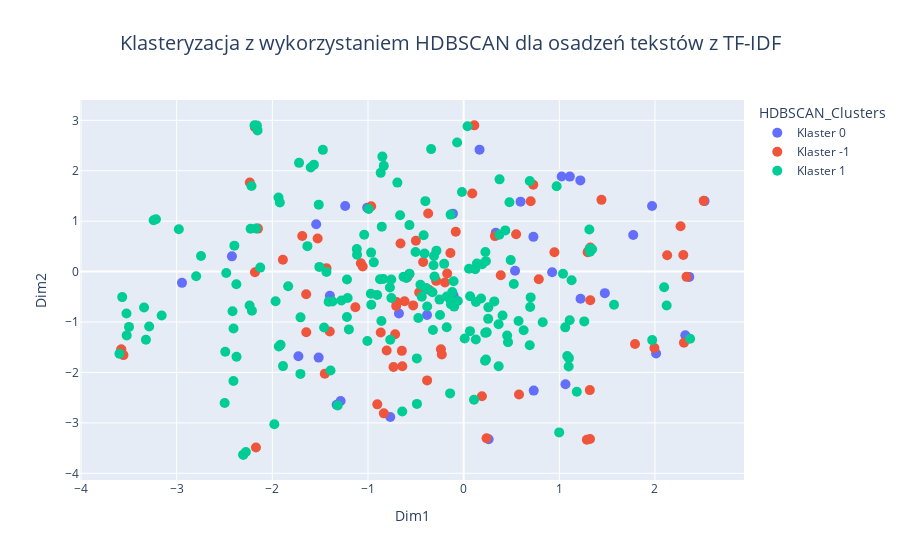

Notebook code for this chart:
### Markdown cell above
# Klasteryzacja

### Code cell
clusterer_hdbscan = hdbscan.HDBSCAN(min_cluster_size=5, min_samples=50)
clusters_hdbscan_tfidf = clusterer_hdbscan.fit_predict(tfidf_matrix.toarray())
tsne_df_tdidf['HDBSCAN_Clusters'] = clusters_hdbscan_tfidf
tsne_df_tdidf['HDBSCAN_Clusters'] = tsne_df_tdidf['HDBSCAN_Clusters'].astype(str)

fig_hdbscan = px.scatter(
    tsne_df_tdidf, x='Dim1', y='Dim2', 
    color='HDBSCAN_Clusters', hover_data=['Text', 'HDBSCAN_Clusters'],
    title='Klasteryzacja z wykorzystaniem HDBSCAN dla osadzeń tekstów z TF-IDF'
)

fig_hdbscan.update_traces(marker=dict(size=10))
fig_hdbscan.update_layout(
    title_x=0.5,
    title_font=dict(size=20)
)

fig_hdbscan.for_each_trace(lambda t: t.update(name=f'Klaster {t.name}', legendgroup=t.name))

fig_hdbscan.show()

### Figure 1 — Plotly figure (JSON) as saved in the notebook; plotly's stock layout.template omitted (floating-point values rounded to 4 significant figures; data arrays with more than 128 entries replaced by an {"elided": "..."} marker saying what was removed)
{"data": [{"customdata": [["pozgłaszać cwiczenie analiza dostać trochę plus", "0"], ["prosty umieć turbo pascalać", "0"], ["dbać zajęcia odezwać coś potrafić gnębi pomagać", "0"], ["matematyka nauczyć umieć skrypt nauczyc zapić", "0"], ["piec kartkowek wejsciowka sa podstawa zaliczeć", "0"], ["zajecia porywajace zbytnio interesujace wiec pelnia polecać", "0"], ["oddawać sprawozdanie coś ważny", "0"], ["dobrze mogł eś trafić", "0"], ["inny kola", "0"], ["analiza metr wykłada stwierdzić metr strata czas", "0"], ["kurs fizyk ćw b miły sympatyczny śmiać czesto ironicznie p", "0"], ["eit cz elektroniczny razem profesor", "0"], ["reszta zadanie standard maga c", "0"], ["zaliczenie wymagać napisać dwa koło", "0"], ["raczej narzekać rewelacja", "0"], ["doktor calek sympatyczny choc niektorzy lubić", "0"], ["tłumaczyć robić zadanie skrypt palnie jakies dowcip", "0"], ["przepisować skrypt tablica", "0"], ["kurs angielski b e średnio jeża b kurs bezstresowy niezapowiedziany kartkówka zapowiedziany zresztą", "0"], ["suma bezstresowy zajęcie dopóki kolokwium", "0"], ["zaliczenie najmniejszy problem", "0"], ["chodzić sala hmmmm", "0"], ["cztery zapowiedziać kartkówka mogące dodać cztery dodatkowy punkt pula punkt kolokwi", "0"], ["zadanie robić", "0"], ["jeśio usłyszeć być wykłaść sala wałbrzyski dobrze siadać rząd daleko nikły szansa usłyszeć", "0"], ["zadanie kosmos oczywiście czas twierdzić prosty", "0"], ["tyle liczba nagy prawda d pierwszy kolo latwo problemow zaliczyc troszkę pouczylo zrozumialo podstwa", "0"], ["chcieć nauczyć dobry wybór pra ś", "0"], ["forma dowolny referat rozprawka opowiadać dialog wiersz objętość strona maksymalć dwa", "0"], ["zazwyczaj wcześnie uprzedzać koło", "0"], ["potrafić przystepny wyjaśnić różny zjawisko często robić dowcipny zapamiętować d", "0"], ["pytać każdy zjawisko cokolowiek wspólny dany ćwiczenie", "0"], ["widzieć uwaga sluchacza zaczynać uciekac opowiedzieć kawal anegdota historyjka pora wykladow masakryczna przynajmniej", "0"], ["mówić staropolski powiedzeć andr", "0"], ["znać minimum fizyka wersja profesor", "0"], ["docent powiedzieć inaczej", "0"]], "hovertemplate": "HDBSCAN_Clusters=%{customdata[1]}<br>Dim1=%{x}<br>Dim2=%{y}<br>Text=%{customdata[0]}<extra></extra>", "legendgroup": "0", "marker": {"color": "#636efa", "size": 10, "symbol": "circle"}, "mode": "markers", "name": "Klaster 0", "orientation": "v", "showlegend": true, "type": "scatter", "x": [1.222, 0.5373, -1.728, 0.7325, 0.1661, -1.542, -1.516, -0.383, 2.358, -0.1065, -2.423, -1.328, 1.22, 1.773, 1.97, -2.945, 1.11, 2.012, -1.239, -1.008, 2.518, -1.398, 0.9254, 1.024, -0.6764, 0.7293, 0.3352, 1.064, 1.476, 1.314, 0.5948, -0.1119, 2.317, -0.7672, -1.286, 0.261], "xaxis": "x", "y": [-0.5397, 0.0181, -1.68, -2.359, 2.419, 0.9402, -1.705, -0.861, -0.1045, -0.4709, 0.3024, -2.642, 1.809, 0.7278, 1.3, -0.2231, 1.885, -1.624, 1.3, 1.267, 1.398, -0.4801, -0.01365, 1.886, -0.8315, 0.6891, 0.7719, -2.233, -0.4273, 0.4371, 1.388, 1.15, -1.262, -2.883, -2.565, -3.325], "yaxis": "y"}, {"customdata": {"elided": "76x2 str values"}, "hovertemplate": "HDBSCAN_Clusters=%{customdata[1]}<br>Dim1=%{x}<br>Dim2=%{y}<br>Text=%{customdata[0]}<extra></extra>", "legendgroup": "-1", "marker": {"color": "#EF553B", "size": 10, "symbol": "circle"}, "mode": "markers", "name": "Klaster -1", "orientation": "v", "showlegend": true, "type": "scatter", "x": [-2.236, 0.3272, -3.579, -1.646, -0.2376, -0.5276, -0.1384, -0.1726, -0.6461, 1.791, -2.182, 0.3879, 2.51, 0.2393, -0.6179, -0.08261, 0.7277, -0.7054, -0.2875, -0.9028, 1.288, 0.09, -1.132, -3.58, -0.7333, -0.4649, -0.805, -2.151, -2.182, -0.3596, 1.994, -1.075, 2.303, -1.055, 1.324, -0.2284, 1.319, -1.89, -0.5889, -0.5691, -1.527, -0.8344, -1.687, 1.324, 2.33, -1.434, 0.7854, -0.382, 0.1113, 0.7007, -0.8668, 0.5787, 1.441, -1.4, 1.296, -0.4994, -2.171, -0.371, -1.452, 0.5487, 2.268, -2.182, 2.128, -0.7018, 0.1911, -1.647, -0.4235, -0.1956, -0.9665, -3.557, -0.7164, 0.9489, 1.321, 2.297, -0.6413, -0.66], "xaxis": "x", "y": [1.768, 0.7043, -1.545, -1.202, -1.538, -0.6697, 0.3693, -0.03723, -1.572, -1.434, 2.867, -0.07318, 1.403, -3.303, -0.5893, 0.7892, 1.724, -0.6815, -0.1829, -2.632, -3.336, 1.55, -0.7069, -1.545, -1.893, -0.4123, -1.566, 0.8531, 2.867, -0.3636, -1.515, 0.1659, -1.412, 0.1007, 0.4786, -1.645, -2.35, 0.2348, -0.1119, -0.05319, 0.6556, -2.811, 0.708, -0.5678, -0.1039, 0.06507, -0.1518, -2.158, 2.9, 1.395, -1.209, -2.435, 1.423, -1.186, 0.3864, 0.6114, -3.488, 1.151, -2.027, 0.7417, 0.9011, -0.01351, 0.3255, -0.6035, -2.47, -0.4478, 0.192, -0.2148, 1.297, -1.656, -1.242, 0.3853, -3.32, 0.3289, -1.876, 0.5582], "yaxis": "y"}, {"customdata": {"elided": "188x2 str values"}, "hovertemplate": "HDBSCAN_Clusters=%{customdata[1]}<br>Dim1=%{x}<br>Dim2=%{y}<br>Text=%{customdata[0]}<extra></extra>", "legendgroup": "1", "marker": {"color": "#00cc96", "size": 10, "symbol": "circle"}, "mode": "markers", "name": "Klaster 1", "orientation": "v", "showlegend": true, "type": "scatter", "x": {"elided": "188 float values"}, "xaxis": "x", "y": {"elided": "188 float values"}, "yaxis": "y"}], "layout": {"legend": {"title": {"text": "HDBSCAN_Clusters"}, "tracegroupgap": 0}, "title": {"font": {"size": 20}, "text": "Klasteryzacja z wykorzystaniem HDBSCAN dla osadzeń tekstów z TF-IDF", "x": 0.5}, "xaxis": {"anchor": "y", "domain": [0, 1], "title": {"text": "Dim1"}}, "yaxis": {"anchor": "x", "domain": [0, 1], "title": {"text": "Dim2"}}}}
